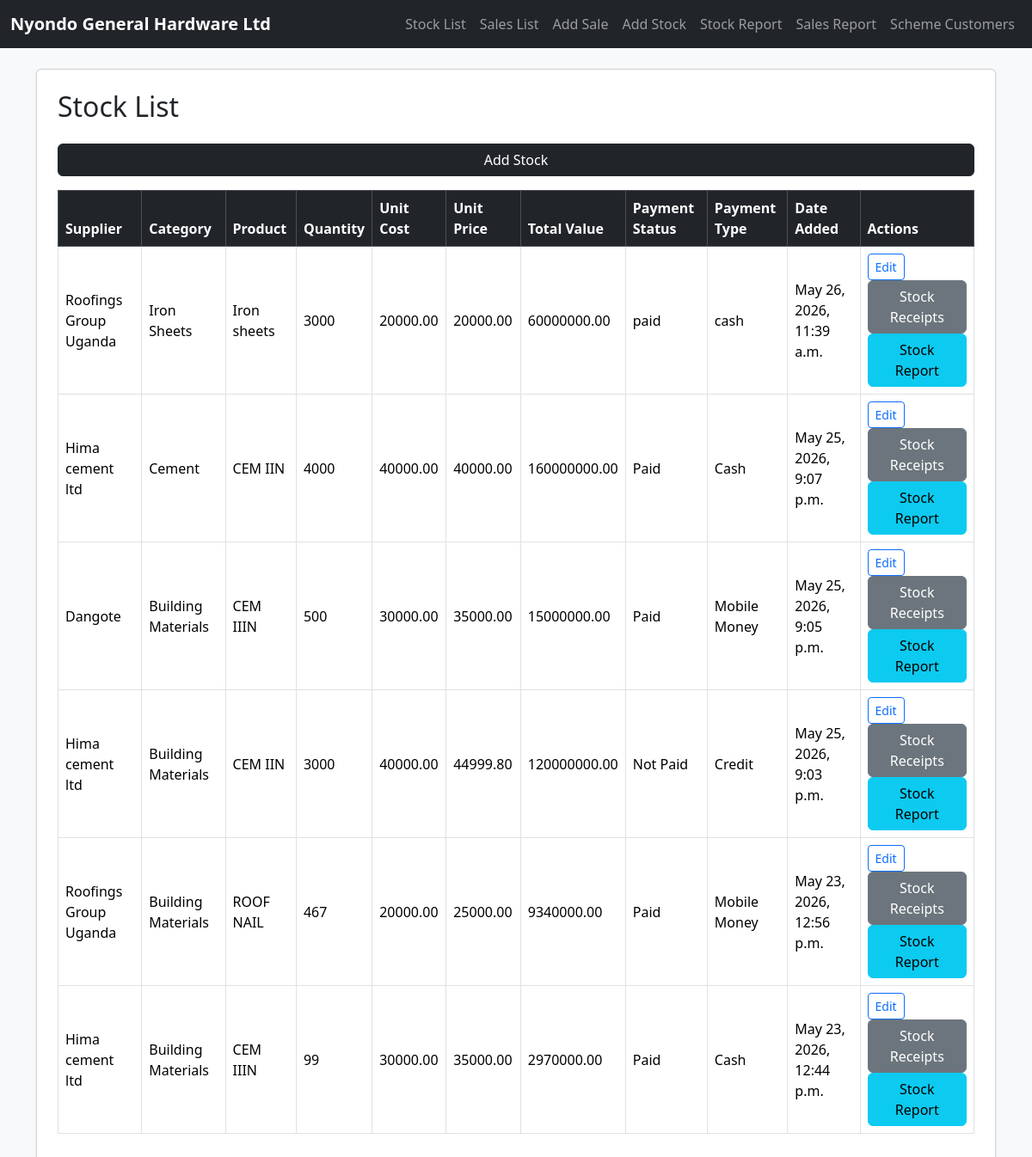
Screenshot of /nyondo/stock/ with the database file from the repository.
### nyondo/models.py (models this page shows, shortened)
class Stock(models.Model):
    PAYMENT_STATUS_CHOICES = [('Paid', 'Paid'), ('Not Paid', 'Not Paid')]
    PAYMENT_TYPE_CHOICES = [('Cash', 'Cash'), ('Mobile Money', 'Mobile Money'), ('Bank Transfer', 'Bank Transfer'), ('Credit', 'Credit')]
    supplier = models.CharField(max_length=100)
    category = models.CharField(max_length=100)
    product_name = models.CharField(max_length=100)
    quantity_delivered = models.PositiveIntegerField(default=0)
    unit_cost = models.DecimalField(max_digits=10, decimal_places=2)
    total_value_goods = models.DecimalField(max_digits=12, decimal_places=2, default=0)
    unit_price = models.DecimalField(max_digits=10, decimal_places=2)
    supplier_payment_status = models.CharField(max_length=20, choices=PAYMENT_STATUS_CHOICES, default='Not Paid')
    payment_type = models.CharField(max_length=50, choices=PAYMENT_TYPE_CHOICES, blank=True, null=True)
    date_added = models.DateTimeField(default=timezone.now)

### nyondo/views.py (the view)
# urls.py: path('stock/', views.stock_list, name='stock_list'),
def stock_list(request):
    stocks = Stock.objects.all().order_by('-date_added')
    return render(
        request,
        'stock_list.html',
        {'stocks': stocks}
    )

### nyondo/templates/stock_list.html
{% extends 'base.html' %}
{% block content %}
<div class="card shadow-sm p-4">
<h2 class="mb-4">Stock List</h2>
<a href="{% url 'add_stock' %}" class="btn btn-dark mb-3">
Add Stock
</a>
<div class="table-responsive">
<table class="table table-bordered table-hover align-middle">
<thead class="table-dark">
<tr>
<th>Supplier</th>
<th>Category</th>
<th>Product</th>
<th>Quantity</th>
<th>Unit Cost</th>
<th>Unit Price</th>
<th>Total Value</th>
<th>Payment Status</th>
<th>Payment Type</th>
<th>Date Added</th>
<th>Actions</th>
</tr>
</thead>
<tbody>
{% for stock in stocks %}
<tr>
<td>{{ stock.supplier }}</td>
<td>{{ stock.category }}</td>
<td>{{ stock.product_name }}</td>
<td>{{ stock.quantity_delivered }}</td>
<td>{{ stock.unit_cost }}</td>
<td>{{ stock.unit_price }}</td>
<td>{{ stock.total_value_goods }}</td>
<td>{{ stock.supplier_payment_status }}</td>
<td>{{ stock.payment_type }}</td>
<td>{{ stock.date_added }}</td>
<td>
<a href="{% url 'edit_stock' stock.id %}" class="btn btn-sm btn-outline-primary">
    Edit
</a>
<a href="{% url 'stock_receipt_list' %}" class="btn btn-secondary">
    Stock Receipts
</a>
<a href="{% url 'stock_report' %}" class="btn btn-info">
    Stock Report
</a>
</td>
</tr>
{% empty %}
<tr>
<td colspan="10" class="text-center">
No stock available.
</td>
</tr>
{% endfor %}
</tbody>
</table>
</div>
</div>
{% endblock %}

### rows the page displays
Stock: supplier "Roofings Group Uganda", category "Iron Sheets", product_name "Iron sheets", quantity_delivered "3000", unit_cost "20000.00", unit_price "20000.00", total_value_goods "60000000.00", supplier_payment_status "paid", payment_type "cash", date_added "May 26, 2026, 11:39 a.m."
Stock: supplier "Hima cement ltd", category "Cement", product_name "CEM IIN", quantity_delivered "4000", unit_cost "40000.00", unit_price "40000.00", total_value_goods "160000000.00", supplier_payment_status "Paid", payment_type "Cash", date_added "May 25, 2026, 9:07 p.m."
Stock: supplier "Dangote", category "Building Materials", product_name "CEM IIIN", quantity_delivered "500", unit_cost "30000.00", unit_price "35000.00", total_value_goods "15000000.00", supplier_payment_status "Paid", payment_type "Mobile Money", date_added "May 25, 2026, 9:05 p.m."
Stock: supplier "Hima cement ltd", category "Building Materials", product_name "CEM IIN", quantity_delivered "3000", unit_cost "40000.00", unit_price "44999.80", total_value_goods "120000000.00", supplier_payment_status "Not Paid", payment_type "Credit", date_added "May 25, 2026, 9:03 p.m."
Stock: supplier "Roofings Group Uganda", category "Building Materials", product_name "ROOF NAIL", quantity_delivered "467", unit_cost "20000.00", unit_price "25000.00", total_value_goods "9340000.00", supplier_payment_status "Paid", payment_type "Mobile Money", date_added "May 23, 2026, 12:56 p.m."
Stock: supplier "Hima cement ltd", category "Building Materials", product_name "CEM IIIN", quantity_delivered "99", unit_cost "30000.00", unit_price "35000.00", total_value_goods "2970000.00", supplier_payment_status "Paid", payment_type "Cash", date_added "May 23, 2026, 12:44 p.m."
